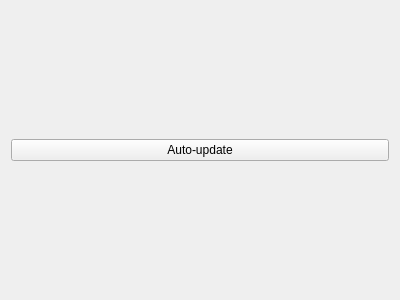
<?xml version="1.0" encoding="UTF-8"?>
<ui version="4.0">
 <class>Form</class>
 <widget class="QWidget" name="Form">
  <property name="geometry">
   <rect>
    <x>0</x>
    <y>0</y>
    <width>400</width>
    <height>300</height>
   </rect>
  </property>
  <property name="windowTitle">
   <string>Form</string>
  </property>
  <property name="windowIcon">
   <iconset resource="../../resource/icons/icons.qrc">
    <normaloff>:/icons/imagemonitor.svg</normaloff>:/icons/imagemonitor.svg</iconset>
  </property>
  <layout class="QVBoxLayout" name="verticalLayout">
   <item>
    <layout class="QHBoxLayout" name="fsnSelectorHorizontalLayout">
     <item>
      <widget class="QPushButton" name="autoUpdatePushButton">
       <property name="text">
        <string>Auto-update</string>
       </property>
       <property name="checkable">
        <bool>true</bool>
       </property>
      </widget>
     </item>
    </layout>
   </item>
   <item>
    <layout class="QVBoxLayout" name="plotImageVerticalLayout"/>
   </item>
  </layout>
 </widget>
 <resources>
  <include location="../../resource/icons/icons.qrc"/>
 </resources>
 <connections/>
</ui>
